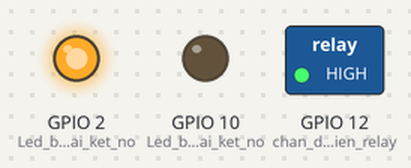
Bench run of a sketch on a simulated ESP8266 (NodeMCU). On the bench: switched loads named in the sketch (green lamp = pin HIGH), output pins drawn as LEDs (lit = HIGH). WiFi joins after 1.5 s; servers stay silent unless stated; uploads are accepted with an empty reply; what the sketch prints to the serial monitor is not drawn.

Above: at 2.6 s.
At 3.7 s:
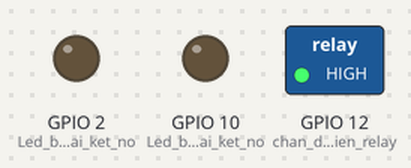
Timing chart, 0 to 5.8 s (numbered marks = the images above):
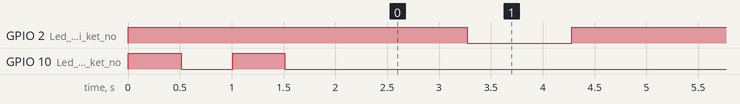

Measured:
- by itself, GPIO 2 (Led_bao_trang_thai_ket_no): alternates HIGH for 2.3 s and LOW for 1.0 s

The sketch:

PWM_ESP8266_CONTROL.ino
```cpp
// luuvachiase.net- ngoctuansqtt@gmail.com
#include <ESP8266WiFi.h>
#include <ESP8266HTTPClient.h>
#include <WiFiClient.h>
#include <ArduinoJson.h>

//=========================NGƯỜI DÙNG TỰ ĐỊNH NGHĨA==========================//
const char* ssid     = "xxxx";
const char* password =  "xxxxx";
const char* host     = "your_host"; //luuvachiase.000webhostapp.com
//=========================KHAI BÁO CÁC BIẾN TOÀN CỤC===========================//

String path          = "/test/tuan.json";
String line;
const char* pwm;
char tes;
int count=0;
bool json_ok =0,en=0;
String tuan;
String section="message";

unsigned long number;
//====================================SETUP BAN ĐẦU, CHẠY 1 LẦN DUY NHẤT============//

void setup() {
WiFi.softAPdisconnect (true); // Tắt chức năng quảng bá SSID của AP.

  pinMode(2, OUTPUT); // Led bao trang thai ket noi server ok
  pinMode(10, OUTPUT); // Led bao trang thai ket noi wifi ok
  pinMode(12, OUTPUT); // chan dieu khien relay

  digitalWrite(2, HIGH); // Mức logic 1 là tắt led, logic 0 là sáng led
  digitalWrite(12, HIGH);
  digitalWrite(10, HIGH);

  Serial.begin(9600);

  delay(10);
  Serial.print("Connecting to Wifi: ");
  Serial.println(ssid);

  WiFi.begin(ssid, password);
  int wifi_ctr = 0;
  while (WiFi.status() != WL_CONNECTED) {
    digitalWrite(10, HIGH);
    delay(500);
    Serial.print(".");
    digitalWrite(10, LOW);
    delay(500);
  }
  Serial.println("Connected!");

}
//====================================================================//
void loop() {
  Serial.print("Connect to IoT-server");
  Serial.println(host);
  WiFiClient client;

  const int httpPort = 80;
  if (!client.connect(host, httpPort)) {
    Serial.println("Connect to server fail!");
    if(WiFi.status() != WL_CONNECTED)
      {
        digitalWrite(10, HIGH); // Nếu mất kết nối với wifi thì Led 10 sẽ tắt
        delay(500);
        Serial.print(".");
        digitalWrite(10, LOW);
        delay(300);
      }
    return;
  }


digitalWrite(10, LOW); //ok Nếu kết nối với Server thành công LED 10 sẽ sáng
while(1)
{

        if(count==1)
          {
            Serial.print("No response:");
            digitalWrite(2, HIGH);
            count=0;
            break;
          }

 // Nếu lần kết nối trước không thành công thì kết nối lại

  Serial.println("Send request");

                client.print(String("GET ") + path + " HTTP/1.1\r\n" +
                "Host: " + host + "\r\n" +
                "Connection: keep-alive\r\n\r\n");


  digitalWrite(2, HIGH);

  delay(1000); // wait for server to respond
  count=1;
//============================================= read response=================================
    while(client.available()){
    count=2;
     // Serial.println("Data available!"); // chi để kiểm tra có nhận dc data ko
      digitalWrite(2, LOW); //ok

 //=====================================
    if(json_ok==false)
    {
      line = client.readStringUntil('\r');
     //Serial.println(line);
      en=false;
    }
    else
    {
      line = client.readStringUntil('}');
      int find_json = line.indexOf('{');

      if(find_json<0) Serial.println("NOT JSON==>SKIP DATA");
      else {tuan=line+"}"; en=true;Serial.println(tuan);}
      json_ok=false;
    }
//=======================================
        if (line=="\n")
        {
          section="json";
          json_ok=true;
        }
        else
        {
          section="header";
        }

//=========================================

      if(en==true) // Nếu response là json
      {
         String result = tuan.substring(1);
         line="";

// ===============Parse JSON===============
      int size = result.length()+1;
      char json[size];
      result.toCharArray(json, size);
      DynamicJsonBuffer jsonBuffer(size);
      JsonObject& json_parsed = jsonBuffer.parseObject(json);
      if (!json_parsed.success())
      {
        Serial.println("parseObject() failed");
        break;
      }
      else
//============can read value=============

         pwm=json_parsed["led1"];
         number = strtoul(pwm, NULL, 10);
         analogWrite(16,number);
         Serial.println(number);
  //=============end value==================

  }//end if(en==true)

} // end while client_available


}// while
}// loop
```
